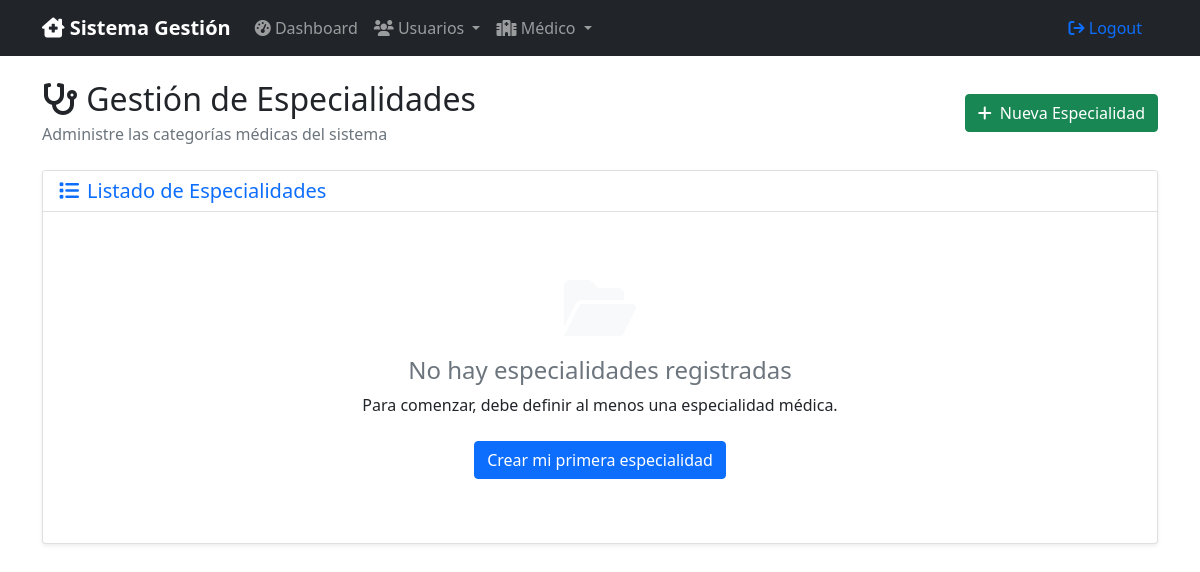
Before: /index.php?controller=especialidad&action=index with the older database file.
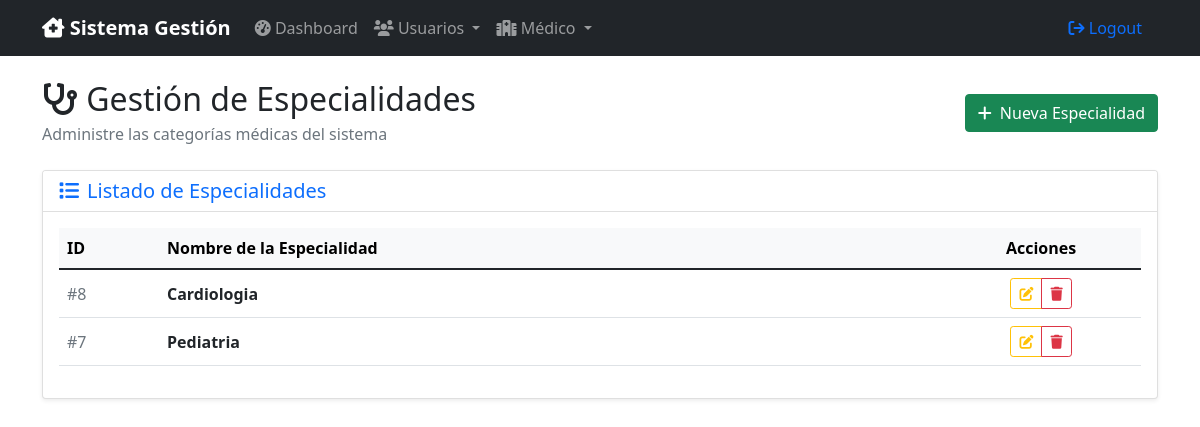
After: the same page with the newer database file.
### tables this page shows
CREATE TABLE IF NOT EXISTS `especialidad` (
  `id` int(11) NOT NULL AUTO_INCREMENT,
  `nombre` varchar(75) NOT NULL DEFAULT '',
  PRIMARY KEY (`id`)
);

### controllers/Controller.php (called while the page is built, shortened)
<?php
class Controller {
    public function __construct($model) {
        $this->model = $model;
    }
    protected function loadView($view, $data = []) {
        extract($data);
         $viewPath = "../views/$view.php";
        require_once $viewPath;
    }
}
?>

### controllers/EspecialidadController.php (called while the page is built, shortened)
<?php
require_once 'Controller.php';
class EspecialidadController extends Controller
{
    public function index()
    {
        $especialidades = $this->model->read();
        $this->loadView('especialidad/index', ['especialidades' => $especialidades]);
    }
}

### models/especialidad.php (called while the page is built, shortened)
<?php
class EspecialidadModel {
    private $conn;
    private $table_name = "especialidad";
    public function __construct($db) {
        $this->conn = $db;
    }
    public function read() {
        $query = "SELECT id, nombre FROM " . $this->table_name . " ORDER BY nombre ASC";
        $stmt = $this->conn->prepare($query);
        $stmt->execute();
        return $stmt;
    }
}

### views/especialidad/index.php (the view, shortened to what this page needs)
<?php
require_once '../views/layouts/header.php';
?>
<div class="d-flex justify-content-between align-items-center mb-4">
    <div>
        <h2 class="mb-1">
            <i class="fas fa-stethoscope"></i> Gestión de Especialidades
        </h2>
        <p class="text-muted mb-0">Administre las categorías médicas del sistema</p>
    </div>
    <a href="index.php?controller=especialidad&action=create" class="btn btn-success">
        <i class="fas fa-plus me-1"></i> Nueva Especialidad
    </a>
</div>
<div class="card shadow-sm">
    <div class="card-header bg-white">
        <h5 class="card-title mb-0 text-primary">
            <i class="fas fa-list me-2"></i>Listado de Especialidades
        </h5>
    </div>
    <div class="card-body">
        <?php if ($especialidades && $especialidades->rowCount() > 0): ?>
            <div class="table-responsive">
                <table class="table table-hover align-middle">
                    <thead class="table-light">
                        <tr>
                            <th width="100">ID</th>
                            <th>Nombre de la Especialidad</th>
                            <th width="200" class="text-center">Acciones</th>
                        </tr>
                    </thead>
                    <tbody>
                        <?php while ($item = $especialidades->fetch(PDO::FETCH_ASSOC)): ?>
                            <tr>
                                <td><span class="text-muted">#<?php echo $item['id']; ?></span></td>
                                <td>
                                    <strong><?php echo htmlspecialchars($item['nombre']); ?></strong>
                                </td>
                                <td class="text-center">
                                    <div class="btn-group">
                                        <a href="index.php?controller=especialidad&action=edit&id=<?php echo $item['id']; ?>"
                                           class="btn btn-outline-warning btn-sm">
                                            <i class="fas fa-edit"></i>
                                        </a>
                                        <a href="index.php?controller=especialidad&action=delete&id=<?php echo $item['id']; ?>"
                                           class="btn btn-outline-danger btn-sm"
                                           onclick="return confirm('¿Está seguro de eliminar esta especialidad? Esto podría afectar a los especialistas asociados.')">
                                            <i class="fas fa-trash"></i>
                                        </a>
                                    </div>
                                </td>
                            </tr>
                        <?php endwhile; ?>
                    </tbody>
                </table>
            </div>
        <?php else: ?>
            <div class="text-center py-5">
                <i class="fas fa-folder-open fa-4x text-light mb-3"></i>
                <h4 class="text-muted">No hay especialidades registradas</h4>
                <p class="mb-4">Para comenzar, debe definir al menos una especialidad médica.</p>
                <a href="index.php?controller=especialidad&action=create" class="btn btn-primary">
                    Crear mi primera especialidad
                </a>
            </div>
        <?php endif; ?>
    </div>
</div>
<?php require_once '../views/layouts/footer.php'; ?>

Changed rows visible on the page:
added especialidad: id "8", nombre "Cardiologia"
added especialidad: id "7", nombre "Pediatria"
Other visible differences:
text no longer shown: "No hay especialidades registradas Para comenzar, debe definir al menos una especialidad médica. Crear mi primera especialidad"
text now shown: "ID Nombre de la Especialidad Acciones"
